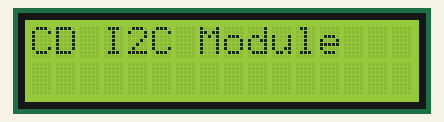
This sketch was run on a simulated Arduino Uno, built with avr-gcc and run on an emulated ATmega328P. Parts: 16×2 character LCD.

Above: at 0.22 s.
At 0.83 s:
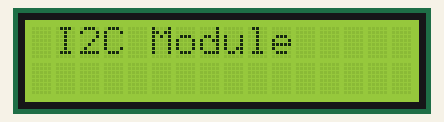
At 1.73 s:
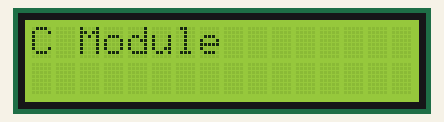
At 2.63 s:
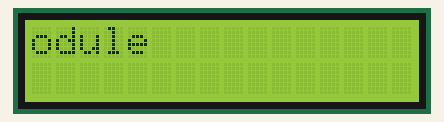
At 3.54 s:
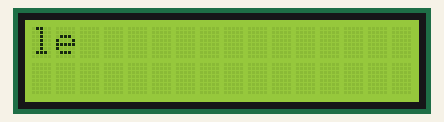

The sketch:

UNIT2_Program_3_LCD_Tugas.ino
```cpp
#include <Wire.h>
#include <LiquidCrystal_I2C.h>

LiquidCrystal_I2C lcd(0x27, 16, 2);

void setup() {
  lcd.init();
  lcd.backlight();
  lcd.print("LCD I2C Module ");  // Teks awal
}

void loop() {
  for (int i = 0; i < 12; i++) {  // Bergeser sebanyak 12 karakter
    lcd.scrollDisplayLeft();
    delay(300);  // Jeda antara pergeseran
  }
  lcd.clear();  // Bersihkan layar setelah pergeseran selesai
}
```
